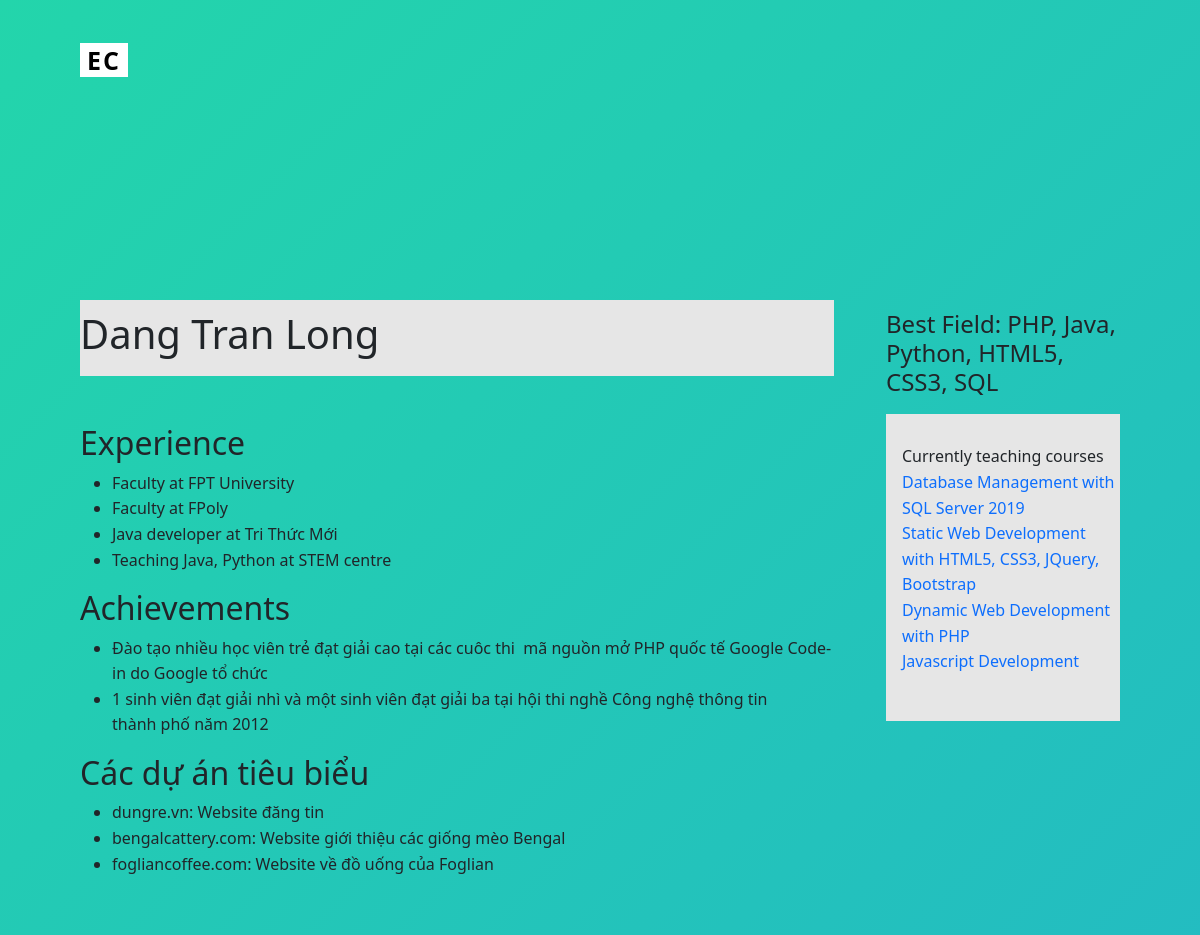
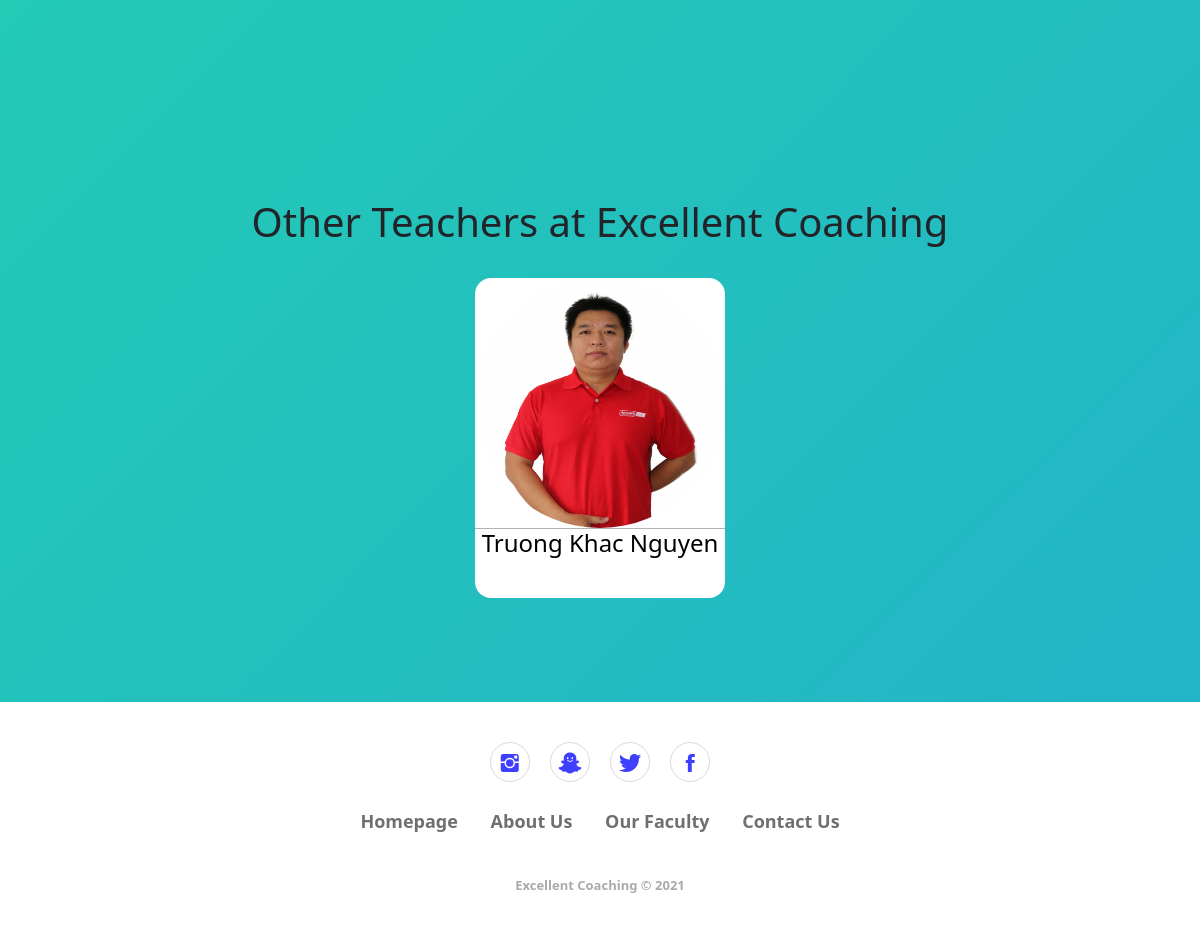
The app's page /teacherdetail?teacherid=1 with its own data (2 pictures, top to bottom).
### tables this page shows
CREATE TABLE `teacher` (
  `tID` int(2) NOT NULL,
  `name` varchar(100) NOT NULL,
  `profession` varchar(250) NOT NULL,
  `photo` varchar(500) NOT NULL,
  `description` longtext NOT NULL
);

CREATE TABLE `course` (
  `cID` int(2) NOT NULL,
  `catID` int(2) NOT NULL,
  `cName` varchar(250) NOT NULL,
  `tID` int(2) NOT NULL,
  `price` int(7) NOT NULL,
  `description` longtext NOT NULL,
  `duration` int(2) NOT NULL,
  `status` bit(1) NOT NULL
);

### teacherdetail/index.php (the view, shortened to what this page needs)
<?php
if (isset($_GET['teacherid'])) {
	include "../model/database.php";
	$id = $_GET['teacherid'];
	$detail = "select*from teacher where tID = '$id'";
	$teacherdetail = mysqli_query($conn, $detail);
	$td = mysqli_fetch_array($teacherdetail);
	$otherteacher = "select*from teacher where tID not like '$id'";
	$other = mysqli_query($conn, $otherteacher);
	$teacherCourse = "select cID,cName from course where tID = '$id'";
	$course = mysqli_query($conn,$teacherCourse);
}
?>
<!DOCTYPE html>
<html lang="en">
<head>
    <link rel="stylesheet" href="../assets/teacher/bootstrap/css/bootstrap.min.css">
    <link rel="stylesheet" href="../assets/teacher/fonts/ionicons.min.css">
    <link rel="stylesheet" href="../assets/teacher/css/description.css">
    <link rel="stylesheet" href="../assets/teacher/css/Footer-Basic.css">
    <link rel="stylesheet" href="https://cdnjs.cloudflare.com/ajax/libs/animate.css/3.5.2/animate.min.css">
    <link rel="stylesheet" href="https://cdnjs.cloudflare.com/ajax/libs/aos/2.3.4/aos.css">
    <link rel="stylesheet" href="../assets/css/logo_tag1.css">
</head>
<body>
    <section class="site_wrap">
		<?php include "../layout/header.php"?>
        <section class="content_academy_wrap">
            <div class="content_academy_inner top">
                <header class="title_form">
                    <div class="col_9 layer">
                        <h1><?=$td['name']?></h1>
                    </div>
                    <div class="col_3">
                        <h4>Best Field: <?=$td['profession']?></h4>
                    </div>
                    <section class="description_form">
                        <div class="col_9">
							<?=$td['description']?>
                        </div>
                        <div class="col_3 layer">
                            <div class="list_lecturers">
                                <ul class="top_list">
                                    <li>Currently teaching courses</li>
									<?php foreach($course as $item):?>
										<li><a href="../courses?courseID=<?=$item['cID']?>"><?=$item['cName']?></a></li>
									<?php endforeach;?>
                                </ul>
                            </div>
                        </div>
                    </section>
                </header>
            </div>
        </section>
        <div class="content_academy_wrap">
            <div class="content_academy_inner">
                <section class="header_title">
                    <h1>Other Teachers at Excellent Coaching</h1>
                </section>
					<?php include "../view/otherTeacherView.php"?>
            </div>
        </div>
		<?php include "../layout/footer.php"?>
    </section>
</body>
</html>

### layout/header.php
<header class="main_header">
            <div class="inner_header">
                <div class="top_nav">
                    <div class="logo"><a data-aos="fade-up" data-aos-duration="250" data-aos-once="true" href="../">EC</a></div>
                </div>
            </div>
        </header>

### view/otherTeacherView.php
<section class="group_card">
	<?php foreach ($other as $item) : ?>
		<div data-bss-hover-animate="pulse" class="card_wrap"><a class="full_card_link" href="../teacherdetail?teacherid=<?=$item['tID']?>"><img src="../admin/assets/img/<?=$item['photo']?>">
				<div class="info_form">
					<h4><?=$item['name']?></h4>
				</div>
			</a></div>
	<?php endforeach; ?>
</section>

### layout/footer.php
<footer class="footer-basic">
	<div class="social">
		<a href="#"><i class="icon ion-social-instagram" style="color: blue;"></i></a>
		<a href="#"><i class="icon ion-social-snapchat" style="color: blue;"></i></a>
		<a href="#"><i class="icon ion-social-twitter" style="color: blue;"></i></a>
		<a href="#"><i class="icon ion-social-facebook" style="color: blue;"></i></a>
	</div>
	<ul class="list-inline">
		<li class="list-inline-item"><a href="../" style="font-weight:bold;">Homepage</a></li>
		<li class="list-inline-item"><a href="../about" style="font-weight:bold;">About Us</a></li>
		<li class="list-inline-item"><a href="../teacher" style="font-weight:bold;">Our Faculty</a></li>
		<li class="list-inline-item"><a href="../?request=contact" style="font-weight:bold;">Contact Us</a></li>
	</ul>
	<br>
	<p class="copyright" style="font-weight: bold;">Excellent Coaching © 2021</p>
</footer>

### assets/teacher/css/description.css (style rules this page uses)
ul, li, div, p { font-weight: 500; line-height: 1.6; }
.title_form:after, .title_form:before { content: ''; display: table; clear: both; }
.col_9 { width: 72.5%; padding: 10px 0; display: block; float: left; margin-right: 5%; }
.col_3 { padding: 10px 0; width: 22.5%; float: left; display: block; }
.description_form:after, .description_form:before { content: ''; display: table; clear: both; }
.list_lecturers { padding: 20px 0; }
.layer { background-color: #e6e6e6; }
.top_list { list-style: none; }
.top_list { padding-left: 1rem; }
.top { max-width: 1200px !important; }

### assets/teacher/css/Footer-Basic.css (style rules this page uses)
.footer-basic { padding: 40px 0; background-color: #ffffff; color: #4b4c4d; }
.footer-basic ul { padding: 0; list-style: none; text-align: center; font-size: 18px; line-height: 1.6; margin-bottom: 0; }
.footer-basic li { padding: 0 10px; }
.footer-basic ul a { color: inherit; text-decoration: none; opacity: 0.8; }
.footer-basic .social { text-align: center; padding-bottom: 25px; }
.footer-basic .social > a { font-size: 24px; width: 40px; height: 40px; line-height: 40px; display: inline-block; text-align: center; border-radius: 50%; border: 1px solid #ccc; margin: 0 8px; color: inherit; opacity: 0.75; }
.footer-basic .copyright { margin-top: 15px; text-align: center; font-size: 13px; color: #aaa; margin-bottom: 0; }
.group_card:after, .group_card:before { content: ''; display: table; clear: both; }
.header_title { text-align: center; }

### assets/css/logo_tag1.css (style rules this page uses)
.main_header { position: relative; width: 100%; overflow: hidden; min-height: 150px; }
.top_nav { position: relative; margin: 40px 80px 0; }
@media (min-width: 668px) { .logo { font-size: 8vw; } }
.logo > a { background: white; letter-spacing: 2px; font-weight: 700; padding: 0px 7px; color: black; font-size: 25px; }
.inner_header { width: 100%; margin: 0 auto; max-width: 1360px; }
ul, li, div, p { font-weight: 500; line-height: 1.6; }
@media (min-width: 820px) { .logo { font-size: 4vw; } }
@media (min-width: 1200px) { .logo { font-size: 2vw; } }
a { text-decoration: none; }
.content_academy_wrap { position: relative; padding: 150px 80px 80px 80px; width: 100%; display: block; }
.content_academy_inner { width: 100%; max-width: 1300px; margin: 0 auto; }
.title_form:after, .title_form:before { content: ''; display: table; clear: both; }
.col_9 { width: 72.5%; padding: 10px 0; display: block; float: left; margin-right: 5%; }
.col_3 { padding: 10px 0; width: 22.5%; float: left; display: block; }
.description_form:after, .description_form:before { content: ''; display: table; clear: both; }
.list_lecturers { background-color: #e6e6e6; padding: 20px 0; }
.layer { background-color: #e6e6e6; }
.top_list { list-style: none; }
.card_wrap { position: relative; width: 250px; height: 320px; display: inline-block; background-color: white; margin: 1.5rem; border-radius: 1rem; }
.group_card { position: relative; text-align: center; width: 100%; }
body { box-sizing: border-box; }
.site_wrap { background-image: linear-gradient(-45deg,#ee7752, #eb6e80, #23A6D5, #23D5AB); background-size: 400% 400%; position: relative; animation: change 10s ease-in-out infinite; }
img { position: relative; width: 100%; border-radius: 50%; height: 250px; }
.info_form { position: relative; width: 100%; }
.full_card_link:after { position: absolute; top: 0; right: 0; bottom: 0; left: 0; z-index: 1; pointer-events: auto; content: ""; }
.info_form { color: black; border-top: rgba(0,0,0,0.3) thin solid; }

### records on screen
teacher: name "Dang Tran Long", profession "PHP, Java, Python, HTML5, CSS3, SQL", description "Experience Faculty at FPT University Faculty at FPoly Java developer at Tri Thức Mới Teaching Java, Python at STEM centre Achievements Đào tạo nhiều học viên trẻ đạt giải cao tại các cuôc thi mã nguồn mở PHP quốc tế Google Code-in do Google tổ chức 1 sinh viên đạt giải nhì và một sinh viên đạt giải ba tại hội thi nghề Công nghệ thông tin thành phố năm 2012 Các dự án tiêu biểu dungre.vn: Website đăng tin bengalcattery.com: Website giới thiệu các giống mèo Bengal fogliancoffee.com: Website về đồ uống của Foglian"
course: cName "Database Management with SQL Server 2019"
course: cName "Static Web Development with HTML5, CSS3, JQuery, Bootstrap"
course: cName "Dynamic Web Development with PHP"
course: cName "Javascript Development"
teacher: photo (picture), name "Truong Khac Nguyen"
